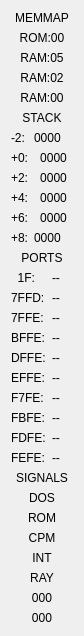
<?xml version="1.0" encoding="UTF-8"?>
<ui version="4.0">
 <class>FormDbgMisc</class>
 <widget class="QWidget" name="FormDbgMisc">
  <property name="geometry">
   <rect>
    <x>0</x>
    <y>0</y>
    <width>84</width>
    <height>480</height>
   </rect>
  </property>
  <property name="windowTitle">
   <string>Form</string>
  </property>
  <layout class="QVBoxLayout" name="verticalLayout">
   <item>
    <widget class="QLabel" name="labHeadMem">
     <property name="text">
      <string>MEMMAP</string>
     </property>
     <property name="alignment">
      <set>Qt::AlignCenter</set>
     </property>
    </widget>
   </item>
   <item>
    <widget class="QLabel" name="labPG0">
     <property name="text">
      <string>ROM:00</string>
     </property>
     <property name="alignment">
      <set>Qt::AlignCenter</set>
     </property>
    </widget>
   </item>
   <item>
    <widget class="QLabel" name="labPG1">
     <property name="text">
      <string>RAM:05</string>
     </property>
     <property name="alignment">
      <set>Qt::AlignCenter</set>
     </property>
    </widget>
   </item>
   <item>
    <widget class="QLabel" name="labPG2">
     <property name="text">
      <string>RAM:02</string>
     </property>
     <property name="alignment">
      <set>Qt::AlignCenter</set>
     </property>
    </widget>
   </item>
   <item>
    <widget class="QLabel" name="labPG3">
     <property name="text">
      <string>RAM:00</string>
     </property>
     <property name="alignment">
      <set>Qt::AlignCenter</set>
     </property>
    </widget>
   </item>
   <item>
    <widget class="QLabel" name="labHeadStack">
     <property name="text">
      <string>STACK</string>
     </property>
     <property name="alignment">
      <set>Qt::AlignCenter</set>
     </property>
    </widget>
   </item>
   <item>
    <layout class="QFormLayout" name="formLayout">
     <item row="1" column="0">
      <widget class="QLabel" name="label">
       <property name="text">
        <string>+0:</string>
       </property>
      </widget>
     </item>
     <item row="1" column="1">
      <widget class="QLabel" name="labSP">
       <property name="text">
        <string>0000</string>
       </property>
       <property name="alignment">
        <set>Qt::AlignCenter</set>
       </property>
      </widget>
     </item>
     <item row="2" column="1">
      <widget class="QLabel" name="labSP2">
       <property name="text">
        <string>0000</string>
       </property>
       <property name="alignment">
        <set>Qt::AlignCenter</set>
       </property>
      </widget>
     </item>
     <item row="3" column="1">
      <widget class="QLabel" name="labSP4">
       <property name="text">
        <string>0000</string>
       </property>
       <property name="alignment">
        <set>Qt::AlignCenter</set>
       </property>
      </widget>
     </item>
     <item row="4" column="1">
      <widget class="QLabel" name="labSP6">
       <property name="text">
        <string>0000</string>
       </property>
       <property name="alignment">
        <set>Qt::AlignCenter</set>
       </property>
      </widget>
     </item>
     <item row="2" column="0">
      <widget class="QLabel" name="label_2">
       <property name="text">
        <string>+2:</string>
       </property>
      </widget>
     </item>
     <item row="3" column="0">
      <widget class="QLabel" name="label_3">
       <property name="text">
        <string>+4:</string>
       </property>
      </widget>
     </item>
     <item row="4" column="0">
      <widget class="QLabel" name="label_4">
       <property name="text">
        <string>+6:</string>
       </property>
      </widget>
     </item>
     <item row="0" column="0">
      <widget class="QLabel" name="label_5">
       <property name="text">
        <string>-2:</string>
       </property>
      </widget>
     </item>
     <item row="0" column="1">
      <widget class="QLabel" name="labSPm2">
       <property name="text">
        <string>0000</string>
       </property>
      </widget>
     </item>
     <item row="5" column="1">
      <widget class="QLabel" name="labSP8">
       <property name="text">
        <string>0000</string>
       </property>
      </widget>
     </item>
     <item row="5" column="0">
      <widget class="QLabel" name="label_6">
       <property name="text">
        <string>+8:</string>
       </property>
      </widget>
     </item>
    </layout>
   </item>
   <item>
    <widget class="QLabel" name="labHeadPorts">
     <property name="text">
      <string>PORTS</string>
     </property>
     <property name="alignment">
      <set>Qt::AlignCenter</set>
     </property>
    </widget>
   </item>
   <item>
    <layout class="QFormLayout" name="formLayoutPorts">
     <item row="0" column="0">
      <widget class="QLabel" name="labelPortName1F">
       <property name="text">
        <string>  1F:</string>
       </property>
      </widget>
     </item>
     <item row="0" column="1">
      <widget class="QLabel" name="labelPortValue1F">
       <property name="text">
        <string>--</string>
       </property>
      </widget>
     </item>
     <item row="1" column="0">
      <widget class="QLabel" name="labelPortName7FFD">
       <property name="text">
        <string>7FFD:</string>
       </property>
      </widget>
     </item>
     <item row="1" column="1">
      <widget class="QLabel" name="labelPortValue7FFD">
       <property name="text">
        <string>--</string>
       </property>
       <property name="alignment">
        <set>Qt::AlignLeft</set>
       </property>
      </widget>
     </item>
     <item row="2" column="0">
      <widget class="QLabel" name="labelPortName7FFE">
       <property name="text">
        <string>7FFE:</string>
       </property>
      </widget>
     </item>
     <item row="2" column="1">
      <widget class="QLabel" name="labelPortValue7FFE">
       <property name="text">
        <string>--</string>
       </property>
      </widget>
     </item>
     <item row="3" column="0">
      <widget class="QLabel" name="labelPortNameBFFE">
       <property name="text">
        <string>BFFE:</string>
       </property>
      </widget>
     </item>
     <item row="3" column="1">
      <widget class="QLabel" name="labelPortValueBFFE">
       <property name="text">
        <string>--</string>
       </property>
      </widget>
     </item>
     <item row="4" column="0">
      <widget class="QLabel" name="labelPortNameDFFE">
       <property name="text">
        <string>DFFE:</string>
       </property>
      </widget>
     </item>
     <item row="4" column="1">
      <widget class="QLabel" name="labelPortValueDFFE">
       <property name="text">
        <string>--</string>
       </property>
      </widget>
     </item>
     <item row="5" column="0">
      <widget class="QLabel" name="labelPortNameEFFE">
       <property name="text">
        <string>EFFE:</string>
       </property>
      </widget>
     </item>
     <item row="5" column="1">
      <widget class="QLabel" name="labelPortValueEFFE">
       <property name="text">
        <string>--</string>
       </property>
      </widget>
     </item>
     <item row="6" column="0">
      <widget class="QLabel" name="labelPortNameF7FE">
       <property name="text">
        <string>F7FE:</string>
       </property>
      </widget>
     </item>
     <item row="6" column="1">
      <widget class="QLabel" name="labelPortValueF7FE">
       <property name="text">
        <string>--</string>
       </property>
      </widget>
     </item>
     <item row="7" column="0">
      <widget class="QLabel" name="labelPortNameFBFE">
       <property name="text">
        <string>FBFE:</string>
       </property>
      </widget>
     </item>
     <item row="7" column="1">
      <widget class="QLabel" name="labelPortValueFBFE">
       <property name="text">
        <string>--</string>
       </property>
      </widget>
     </item>
     <item row="8" column="0">
      <widget class="QLabel" name="labelPortNameFDFE">
       <property name="text">
        <string>FDFE:</string>
       </property>
      </widget>
     </item>
     <item row="8" column="1">
      <widget class="QLabel" name="labelPortValueFDFE">
       <property name="text">
        <string>--</string>
       </property>
      </widget>
     </item>
     <item row="9" column="0">
      <widget class="QLabel" name="labelPortNameFEFE">
       <property name="text">
        <string>FEFE:</string>
       </property>
      </widget>
     </item>
     <item row="9" column="1">
      <widget class="QLabel" name="labelPortValueFEFE">
       <property name="text">
        <string>--</string>
       </property>
      </widget>
     </item>
    </layout>
   </item>
   <item>
    <widget class="QLabel" name="labHeadSignal">
     <property name="text">
      <string>SIGNALS</string>
     </property>
     <property name="alignment">
      <set>Qt::AlignCenter</set>
     </property>
    </widget>
   </item>
   <item>
    <widget class="QLabel" name="labDOS">
     <property name="autoFillBackground">
      <bool>true</bool>
     </property>
     <property name="text">
      <string>DOS</string>
     </property>
     <property name="alignment">
      <set>Qt::AlignCenter</set>
     </property>
    </widget>
   </item>
   <item>
    <widget class="QLabel" name="labROM">
     <property name="autoFillBackground">
      <bool>true</bool>
     </property>
     <property name="text">
      <string>ROM</string>
     </property>
     <property name="alignment">
      <set>Qt::AlignCenter</set>
     </property>
    </widget>
   </item>
   <item>
    <widget class="QLabel" name="labCPM">
     <property name="autoFillBackground">
      <bool>true</bool>
     </property>
     <property name="text">
      <string>CPM</string>
     </property>
     <property name="alignment">
      <set>Qt::AlignCenter</set>
     </property>
    </widget>
   </item>
   <item>
    <widget class="QLabel" name="labINT">
     <property name="autoFillBackground">
      <bool>true</bool>
     </property>
     <property name="text">
      <string>INT</string>
     </property>
     <property name="alignment">
      <set>Qt::AlignCenter</set>
     </property>
    </widget>
   </item>
   <item>
    <widget class="QLabel" name="labHeadRay">
     <property name="text">
      <string>RAY</string>
     </property>
     <property name="alignment">
      <set>Qt::AlignCenter</set>
     </property>
    </widget>
   </item>
   <item>
    <widget class="QLabel" name="labRX">
     <property name="autoFillBackground">
      <bool>true</bool>
     </property>
     <property name="text">
      <string>000</string>
     </property>
     <property name="alignment">
      <set>Qt::AlignCenter</set>
     </property>
    </widget>
   </item>
   <item>
    <widget class="QLabel" name="labRY">
     <property name="autoFillBackground">
      <bool>true</bool>
     </property>
     <property name="text">
      <string>000</string>
     </property>
     <property name="alignment">
      <set>Qt::AlignCenter</set>
     </property>
    </widget>
   </item>
   <item>
    <spacer name="verticalSpacer_10">
     <property name="orientation">
      <enum>Qt::Vertical</enum>
     </property>
     <property name="sizeHint" stdset="0">
      <size>
       <width>20</width>
       <height>45</height>
      </size>
     </property>
    </spacer>
   </item>
  </layout>
 </widget>
 <resources/>
 <connections/>
</ui>
